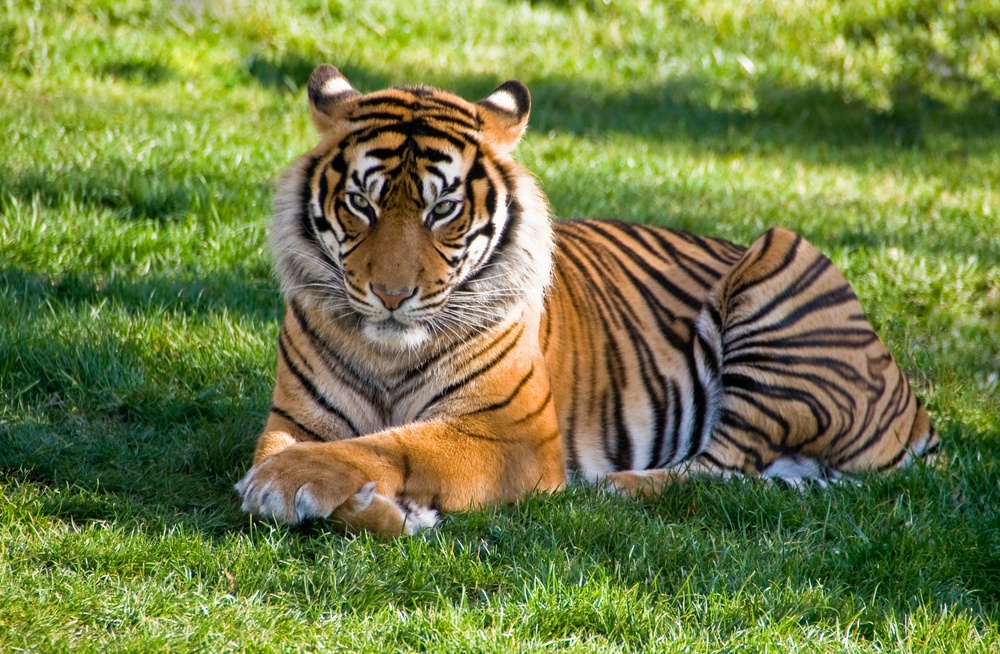
#> input picture SrcImage/tiger.jpeg, 1000 x 654 px, shrunk from 2292 x 1500 before the run, found by its file name
$ jupyter execute Histogram.ipynb
#> lines starting #> are read from the running program, lines starting #| are printed output that depends on the picture
[cell 1]
import cv2
import matplotlib.pyplot as plt

# Read the original image
path = "/media/mount/nvme0n1p4/Pranto/study/4-1/Digital Image Processing/DIP_Lab/SrcImage/tiger.jpeg"  # Replace with your image path
img_bgr = cv2.imread(path)
#> img_bgr is the input picture: shape (654, 1000, 3); mean B, G, R 68.1, 126.5, 114.6
img_rgb = cv2.cvtColor(img_bgr, cv2.COLOR_BGR2RGB)
img_gray = cv2.cvtColor(img_bgr, cv2.COLOR_BGR2GRAY)
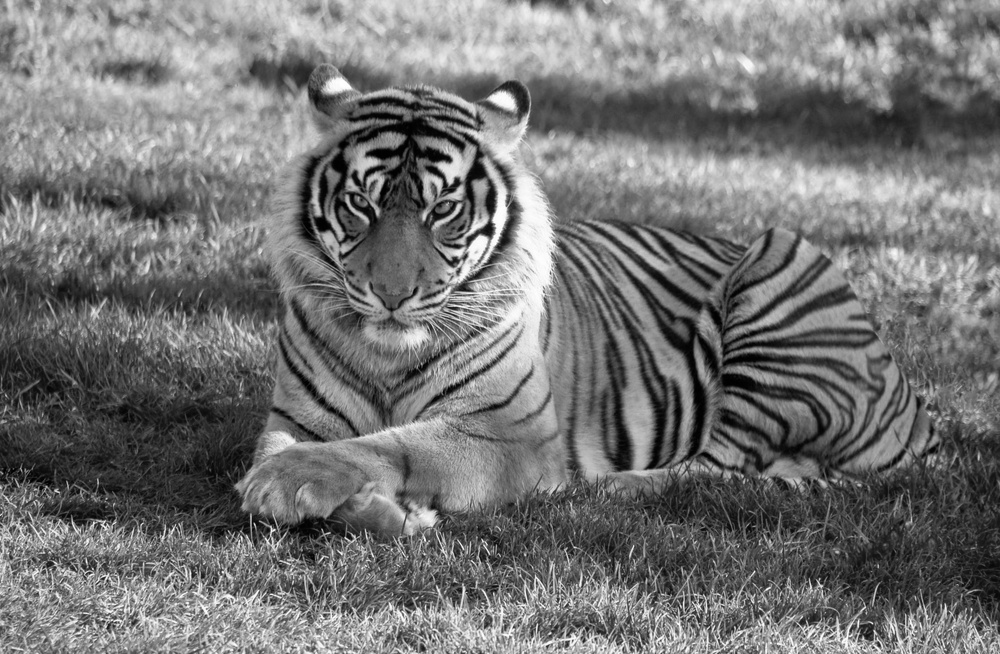
#> img_gray: shape (654, 1000); min 0, max 255, mean 116.3

[cell 2]
flatten_img_gray = img_gray.flatten()
plt.subplot(1,2,1)
# plt.imshow(d, cmap="gray")
plt.title("Histrogram of Pixel value")
plt.hist(img_gray.ravel(),bins = 15)
plt.show()
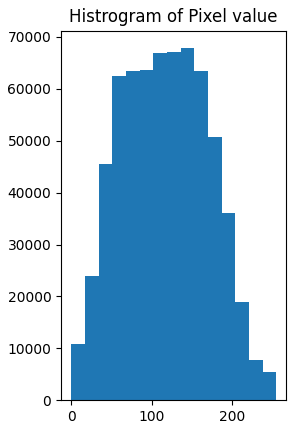
#> figure drawn by matplotlib, 1 panel; tallest bar 67824 high, from x = 136 to 153

$ run again, with SrcImage/Skull.jpeg copied over SrcImage/tiger.jpeg
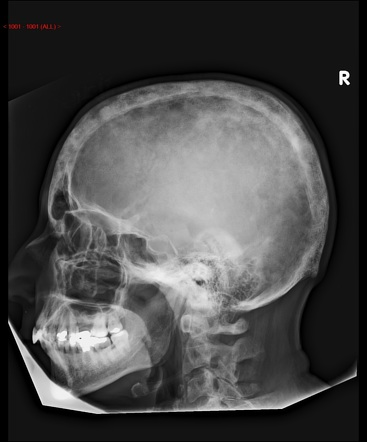
#> input picture SrcImage/Skull.jpeg, 367 x 442 px, found by its file name
#> img_bgr is the input picture: shape (442, 367, 3); mean B, G, R 72.5, 72.5, 72.6
#> `plt.show()`:
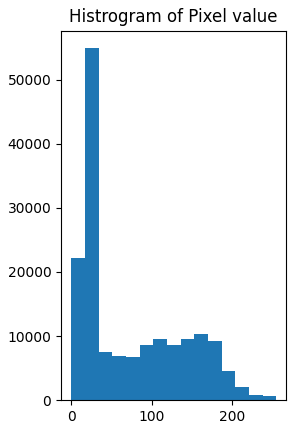
#> figure drawn by matplotlib, 1 panel; tallest bar 54889 high, from x = 17 to 34

$ run again, with SrcImage/paddy.jpeg copied over SrcImage/tiger.jpeg
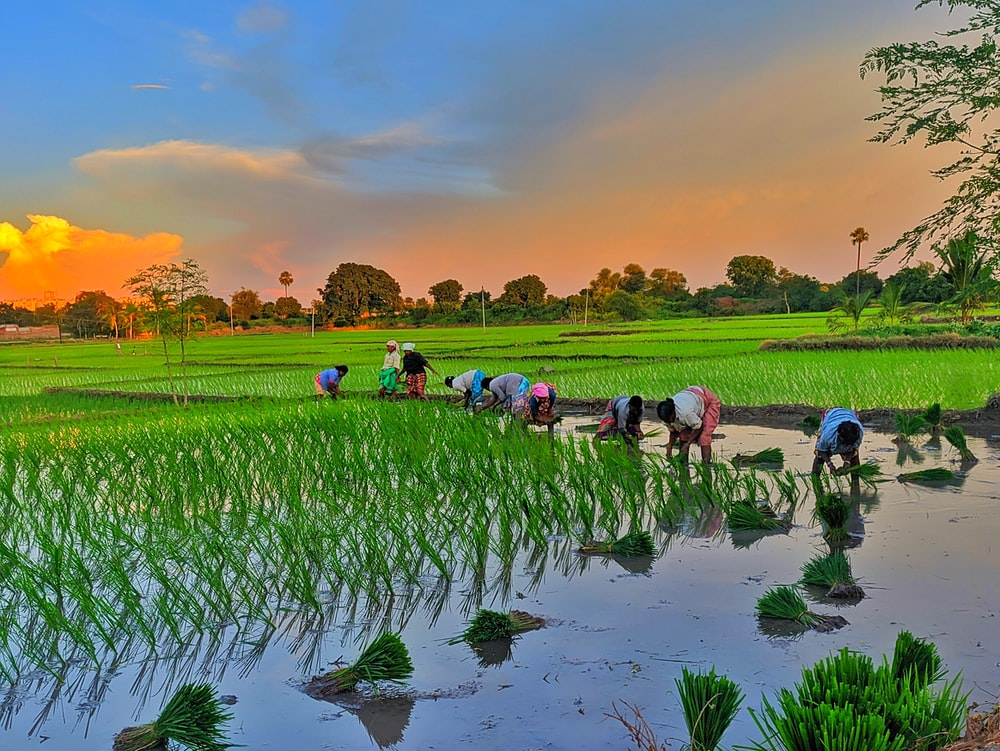
#> input picture SrcImage/paddy.jpeg, 1000 x 751 px, found by its file name
#> img_bgr is the input picture: shape (751, 1000, 3); mean B, G, R 101.8, 127, 112.2
#> `img_gray = cv2.cvtColor(img_bgr, cv2.COLOR_BGR2GRAY)`:
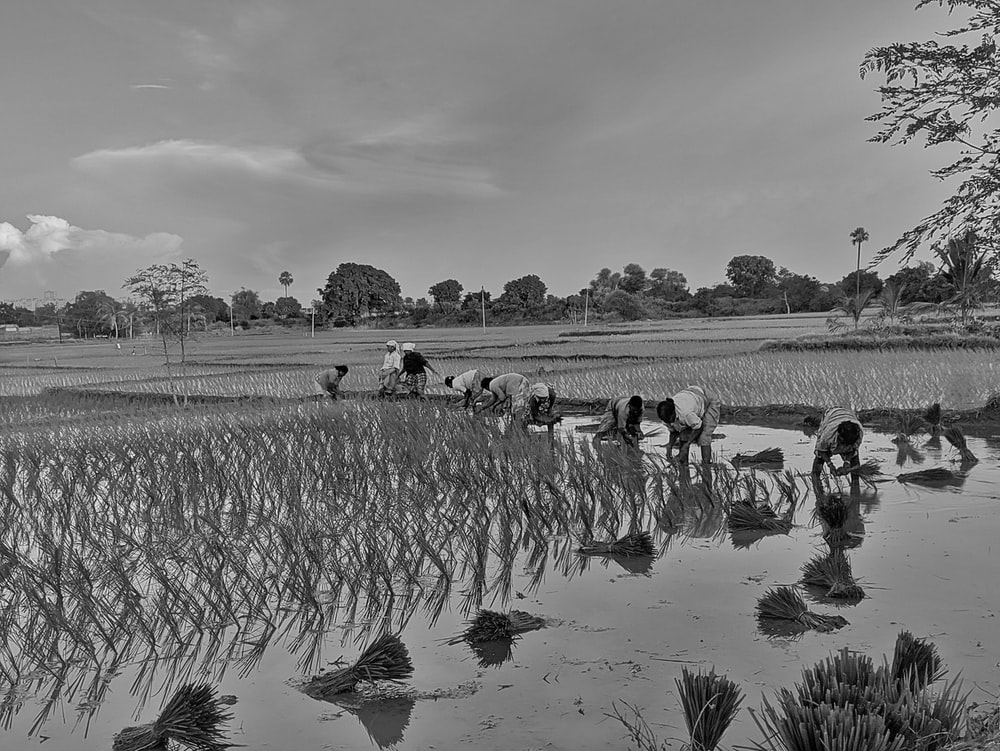
#> img_gray: shape (751, 1000); min 0, max 253, mean 119.7
#> `plt.show()`:
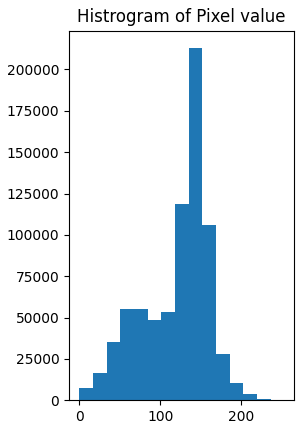
#> figure drawn by matplotlib, 1 panel; tallest bar 212878 high, from x = 134.9 to 151.8
